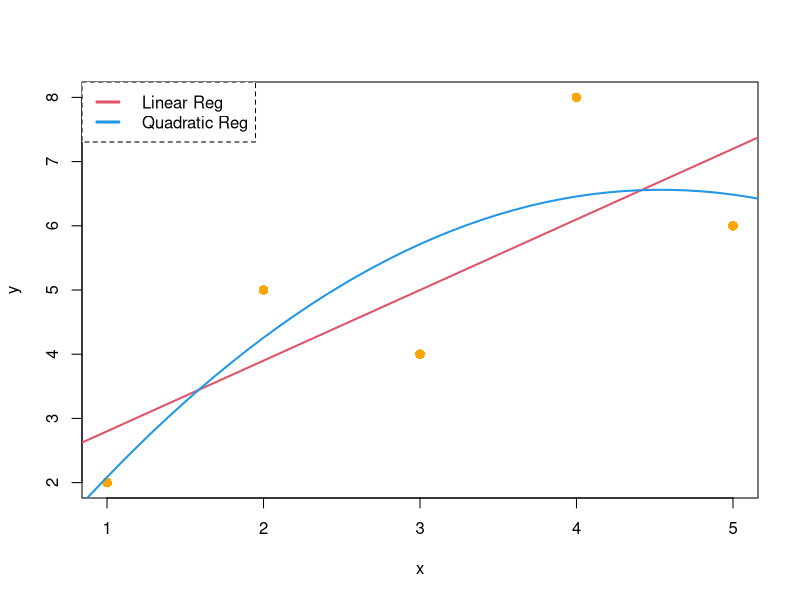

Write R code to recreate this figure.
#Assignment 7 

"
Please Note:
-------------------------------------------------------------
1. Uncomment line: 13 and comment line: 15 for another dataset
2. Line:20 - Linear Model Summary for coefficients
3. Line:28 - Quadratic Model Summary for coefficients
"

#Linear Model

#data <- data.frame(x=c(6, 9, 12, 14, 30, 35, 40, 47, 51, 55, 60), y=c(14, 28, 50, 70, 89, 94, 90, 75, 59, 44, 27))

data <- data.frame(x=c(1,2,3,4,5), y=c(2,5,4,8,6))

plot(data, pch = 16, cex = 1.3, col="orange")

linear_model <- lm(y~x, data=data)
summary(linear_model) #prints Coeff
#Linear Model Line
abline(linear_model, lwd=2, col=2)  


#Quadratic Model
data$x2 <- data$x^2
quad_model <- lm(y~x + x2, data=data)
summary(quad_model)   #prints Coeff

#prediction state
x_val <- seq(0, 60, 0.1)
y_pred <- predict(quad_model, list(x = x_val, x2 = x_val^2))

#Quadratic Model Line
lines(x_val, y_pred, lwd=2, col=4)


legend("topleft", legend = c("Linear Reg","Quadratic Reg"), lty = 5, col = c(2,4), lwd = 3, box.lty = 2)
